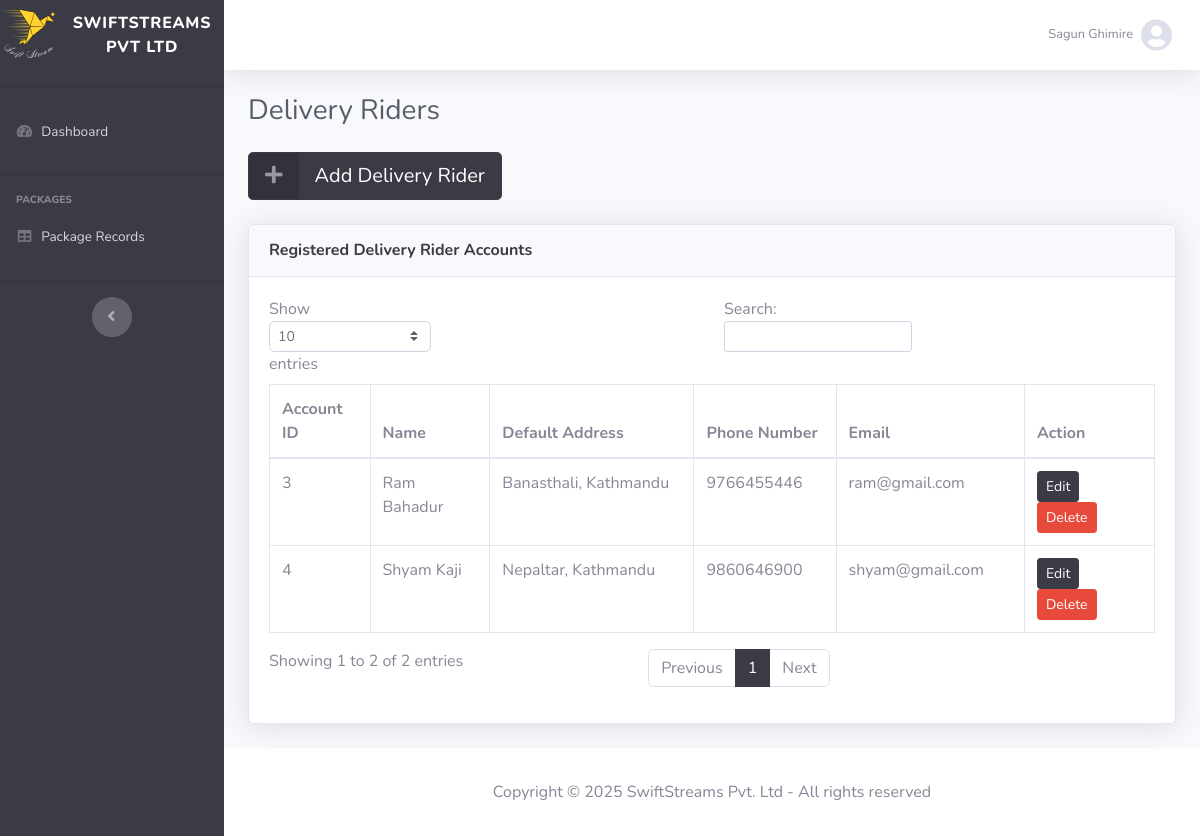
Screenshot of /delivery_personnel.php (signed in) with the database file from the repository.
### tables this page shows
CREATE TABLE `account_details` (
  `account_id` int(11) NOT NULL,
  `name` varchar(100) NOT NULL,
  `email` varchar(100) NOT NULL,
  `password` varchar(320) NOT NULL,
  `phone_no` varchar(20) NOT NULL,
  `type_id` int(11) DEFAULT NULL,
  `created_on` datetime NOT NULL,
  `default_location` varchar(255) NOT NULL
);

### delivery_personnel.php (called while the page is built, shortened)
<?php
$cssFiles = ['dashboard.css'];
include 'php/connection.php';
include 'php/page_header.php';
include 'php/dashboard_check.php';
include 'php/dashboard_main.php';
include 'php/modals.php';
include 'php/page_footer.php';
?>

### php/dashboard_check.php (called while the page is built, shortened)
<?php
$accountId = $_SESSION['account_id'];
$stmt = $pdo->prepare("SELECT type_id,name,email,phone_no,default_location FROM account_details WHERE account_id = :accountId");
$stmt->bindParam(':accountId', $accountId);
$stmt->execute();
$user = $stmt->fetch(PDO::FETCH_ASSOC);
$userType = $user['type_id'];
?>

### php/admin_delivery_personnel.php (the view)
<a href="#" class="btn btn-primary btn-icon-split btn-lg mb-4" data-toggle="modal" data-target="#addUserModal">
    <span class="icon text-white-50">
        <i class="fas fa-plus"></i>
    </span>
    <span class="text">Add Delivery Rider</span>
</a>
<div class="card shadow mb-4">
    <div class="card-header py-3">
        <h6 class="m-0 font-weight-bold text-primary">Registered Delivery Rider Accounts</h6>
    </div>
    <div class="card-body">
        <div class="table-responsive">
            <table class="table table-bordered" id="dataTable" width="100%" cellspacing="0">
                <thead>
                    <tr>
                        <th>Account ID</th>
                        <th>Name</th>
                        <th>Default Address</th>
                        <th>Phone Number</th>
                        <th>Email</th>
                        <th>Action</th>
                    </tr>
                </thead>
                <tbody>
                    <?php
                    $sql = "SELECT account_id, name, default_location, phone_no, email FROM account_details WHERE type_id = 3";
                    $stmt = $pdo->prepare($sql);
                    $stmt->execute();
                    $users = $stmt->fetchAll(PDO::FETCH_ASSOC);
                    foreach ($users as $userd) {
                        echo '<tr>';
                        echo '<td>' . $userd['account_id'] . '</td>';
                        echo '<td>' . $userd['name'] . '</td>';
                        echo '<td>' . $userd['default_location'] . '</td>';
                        echo '<td>' . $userd['phone_no'] . '</td>';
                        echo '<td>' . $userd['email'] . '</td>';
                        echo '<td>
                        <button class="btn btn-primary btn-sm edit-btn" data-toggle="modal" data-target="#editUserModal"
                            data-account-id="' . $userd['account_id'] . '" data-name="' . $userd['name'] . '"
                            data-default-location="' . $userd['default_location'] . '" data-phone="' . $userd['phone_no'] . '"
                            data-email="' . $userd['email'] . '">Edit</button>
                        <button class="btn btn-danger btn-sm delete-btn" data-toggle="modal" data-target="#deleteUserModal"
                            data-account-id="' . $userd['account_id'] . '">Delete</button>
                        </td>';
                        echo '</tr>';
                    }
                    ?>
                </tbody>
            </table>
        </div>
    </div>
</div>

### php/page_header.php (shortened to what this page needs)
<!DOCTYPE html>
<html lang="en">
<head>
    <?php if (isset($cssFiles) && is_array($cssFiles)): ?>
        <?php foreach ($cssFiles as $cssFile): ?>
            <link rel="stylesheet" href="styles/<?php echo $cssFile; ?>">
        <?php endforeach; ?>
    <?php endif; ?>
    <link href="vendor/fontawesome-free/css/all.min.css" rel="stylesheet" type="text/css">

### php/dashboard_main.php (shortened to what this page needs)
<?php
$currentPage = basename($_SERVER['PHP_SELF'], ".php");
?>
</head>
<body id="page-top">
    <div id="wrapper">
        <ul class="navbar-nav bg-gradient-primary sidebar sidebar-dark accordion" id="accordionSidebar">
            <li>
                <a class="sidebar-brand d-flex align-items-center justify-content-center" href="index.php">
                    <div class="sidebar-brand-icon">
                        <img src="images/logo.svg" alt="Logo" width="60vw">
                    </div>
                    <div class="sidebar-brand-text mx-3">SwiftStreams Pvt Ltd</div>
                </a>
            </li>
            <li class="sidebar-divider my-0">
                <hr>
            </li>
            <li class="nav-item <?php echo ($currentPage === 'dashboard') ? 'active' : ''; ?>">
                <a class="nav-link" href="dashboard.php">
                    <i class="fas fa-fw fa-tachometer-alt"></i>
                    <span>Dashboard</span>
                </a>
            </li>
            <li class="sidebar-divider">
                <hr>
            </li>
            <?php if ($userType != 3) : ?>
                <li class="sidebar-heading">
                    Packages
                </li>
                <?php if ($userType == 1) : ?>
                    <li class="nav-item <?php echo ($currentPage === 'user_package_records') ? 'active' : ''; ?>">
                        <a class="nav-link" href="user_package_records.php">
                            <i class="fas fa-fw fa-table"></i>
                            <span>Package Records</span>
                        </a>
                    </li>
                <?php endif; ?>
            <?php endif; ?>
            <li class="sidebar-divider d-none d-md-block">
                <hr>
            </li>
            <li class="text-center d-none d-md-inline">
                <button class="rounded-circle border-0" id="sidebarToggle" title="Toggle Sidebar">
                </button>
            </li>
        </ul>
        <div id="content-wrapper" class="d-flex flex-column">
            <div id="content">
                <nav class="navbar navbar-expand navbar-light bg-white topbar mb-4 static-top shadow">
                    <ul class="navbar-nav ml-auto">
                        <li class="nav-item dropdown no-arrow">
                            <a class="nav-link dropdown-toggle" href="#" id="userDropdown" role="button" data-toggle="dropdown" aria-haspopup="true" aria-expanded="false">
                                <span class="mr-2 d-none d-lg-inline text-gray-600 small">
                                    <?php echo $user['name']; ?>
                                </span>
                                <i class="fas fa-user-circle fa-2x text-gray-300"></i>
                            </a>
                        </li>
                    </ul>
                </nav>
                <div class="container-fluid">
                    <?php
                    if ($currentPage === 'delivery_personnel') :
                        echo '
                    <div class="d-sm-flex align-items-center justify-content-between mb-4">
                        <h1 class="h3 mb-0 text-gray-800">Delivery Riders</h1>
                    </div>';
                        include 'admin_delivery_personnel.php';
                    endif;
                    ?>
                </div>
            </div>
            <footer class="sticky-footer bg-white">
                <div class="container my-auto">
                    <div class="text-center my-auto">
                        <span>Copyright &copy;
                            <?php echo date('Y'); ?> SwiftStreams Pvt. Ltd - All rights reserved
                        </span>
                    </div>
                </div>
            </footer>
        </div>
    </div>

### php/modals.php (shortened to what this page needs)
<link rel="stylesheet" href="https://unpkg.com/leaflet@1.7.1/dist/leaflet.css" />

### php/page_footer.php (shortened to what this page needs)
</body>
</html>

### rows the page displays
account_details: name "Sagun Ghimire"
account_details: account_id "3", name "Ram Bahadur", default_location "Banasthali, Kathmandu", phone_no "9766455446", email "ram@gmail.com"
account_details: account_id "4", name "Shyam Kaji", default_location "Nepaltar, Kathmandu", phone_no "9860646900", email "shyam@gmail.com"
